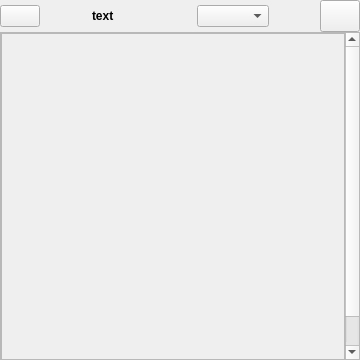
<?xml version="1.0" encoding="UTF-8"?>
<ui version="4.0">
 <class>top_widget</class>
 <widget class="QWidget" name="top_widget">
  <property name="enabled">
   <bool>true</bool>
  </property>
  <property name="geometry">
   <rect>
    <x>0</x>
    <y>0</y>
    <width>360</width>
    <height>360</height>
   </rect>
  </property>
  <property name="sizePolicy">
   <sizepolicy hsizetype="Preferred" vsizetype="Minimum">
    <horstretch>0</horstretch>
    <verstretch>0</verstretch>
   </sizepolicy>
  </property>
  <property name="maximumSize">
   <size>
    <width>16777215</width>
    <height>16777215</height>
   </size>
  </property>
  <property name="windowTitle">
   <string>Form</string>
  </property>
  <layout class="QVBoxLayout" name="verticalLayout">
   <property name="spacing">
    <number>0</number>
   </property>
   <property name="leftMargin">
    <number>0</number>
   </property>
   <property name="topMargin">
    <number>0</number>
   </property>
   <property name="rightMargin">
    <number>0</number>
   </property>
   <property name="bottomMargin">
    <number>0</number>
   </property>
   <item>
    <widget class="QWidget" name="top_horizontal_widget" native="true">
     <property name="sizePolicy">
      <sizepolicy hsizetype="Expanding" vsizetype="Minimum">
       <horstretch>0</horstretch>
       <verstretch>0</verstretch>
      </sizepolicy>
     </property>
     <property name="minimumSize">
      <size>
       <width>180</width>
       <height>32</height>
      </size>
     </property>
     <property name="maximumSize">
      <size>
       <width>16777215</width>
       <height>16777215</height>
      </size>
     </property>
     <layout class="QHBoxLayout" name="top_layout">
      <property name="leftMargin">
       <number>0</number>
      </property>
      <property name="topMargin">
       <number>0</number>
      </property>
      <property name="rightMargin">
       <number>0</number>
      </property>
      <property name="bottomMargin">
       <number>0</number>
      </property>
      <item alignment="Qt::AlignLeft">
       <widget class="QPushButton" name="expand_collapse_button">
        <property name="text">
         <string/>
        </property>
       </widget>
      </item>
      <item alignment="Qt::AlignLeft">
       <widget class="QLabel" name="label_param_name">
        <property name="sizePolicy">
         <sizepolicy hsizetype="Expanding" vsizetype="Fixed">
          <horstretch>0</horstretch>
          <verstretch>0</verstretch>
         </sizepolicy>
        </property>
        <property name="minimumSize">
         <size>
          <width>0</width>
          <height>32</height>
         </size>
        </property>
        <property name="maximumSize">
         <size>
          <width>16777215</width>
          <height>32</height>
         </size>
        </property>
        <property name="font">
         <font>
          <bold>true</bold>
         </font>
        </property>
        <property name="text">
         <string>text</string>
        </property>
       </widget>
      </item>
      <item alignment="Qt::AlignRight">
       <widget class="QComboBox" name="type_comboBox">
        <property name="sizePolicy">
         <sizepolicy hsizetype="Expanding" vsizetype="Fixed">
          <horstretch>0</horstretch>
          <verstretch>0</verstretch>
         </sizepolicy>
        </property>
        <property name="minimumSize">
         <size>
          <width>0</width>
          <height>0</height>
         </size>
        </property>
        <property name="maximumSize">
         <size>
          <width>16777215</width>
          <height>16777215</height>
         </size>
        </property>
       </widget>
      </item>
      <item alignment="Qt::AlignRight">
       <widget class="QPushButton" name="remove_btn">
        <property name="sizePolicy">
         <sizepolicy hsizetype="Minimum" vsizetype="Minimum">
          <horstretch>0</horstretch>
          <verstretch>0</verstretch>
         </sizepolicy>
        </property>
        <property name="minimumSize">
         <size>
          <width>0</width>
          <height>0</height>
         </size>
        </property>
        <property name="maximumSize">
         <size>
          <width>16777215</width>
          <height>16777215</height>
         </size>
        </property>
        <property name="text">
         <string/>
        </property>
       </widget>
      </item>
     </layout>
    </widget>
   </item>
   <item>
    <widget class="QWidget" name="list_widget" native="true">
     <property name="sizePolicy">
      <sizepolicy hsizetype="Preferred" vsizetype="Expanding">
       <horstretch>0</horstretch>
       <verstretch>0</verstretch>
      </sizepolicy>
     </property>
     <layout class="QVBoxLayout" name="verticalLayout_2">
      <property name="spacing">
       <number>6</number>
      </property>
      <property name="leftMargin">
       <number>0</number>
      </property>
      <property name="topMargin">
       <number>0</number>
      </property>
      <property name="rightMargin">
       <number>0</number>
      </property>
      <property name="bottomMargin">
       <number>0</number>
      </property>
      <item>
       <widget class="QScrollArea" name="scroll_area">
        <property name="widgetResizable">
         <bool>true</bool>
        </property>
        <widget class="QWidget" name="list_content_widget">
         <property name="geometry">
          <rect>
           <x>0</x>
           <y>0</y>
           <width>344</width>
           <height>360</height>
          </rect>
         </property>
         <property name="sizePolicy">
          <sizepolicy hsizetype="Preferred" vsizetype="Expanding">
           <horstretch>0</horstretch>
           <verstretch>0</verstretch>
          </sizepolicy>
         </property>
         <layout class="QVBoxLayout" name="inputLayout">
          <property name="spacing">
           <number>0</number>
          </property>
          <property name="leftMargin">
           <number>0</number>
          </property>
          <property name="topMargin">
           <number>0</number>
          </property>
          <property name="rightMargin">
           <number>0</number>
          </property>
          <property name="bottomMargin">
           <number>0</number>
          </property>
          <item>
           <widget class="QFrame" name="list_content_frame_widget">
            <property name="minimumSize">
             <size>
              <width>0</width>
              <height>360</height>
             </size>
            </property>
            <property name="frameShape">
             <enum>QFrame::StyledPanel</enum>
            </property>
            <property name="frameShadow">
             <enum>QFrame::Raised</enum>
            </property>
            <layout class="QVBoxLayout" name="verticalLayout_3">
             <item>
              <spacer name="verticalSpacer">
               <property name="orientation">
                <enum>Qt::Vertical</enum>
               </property>
               <property name="sizeHint" stdset="0">
                <size>
                 <width>20</width>
                 <height>273</height>
                </size>
               </property>
              </spacer>
             </item>
             <item alignment="Qt::AlignHCenter">
              <widget class="QPushButton" name="add_to_list_button">
               <property name="sizePolicy">
                <sizepolicy hsizetype="Minimum" vsizetype="Fixed">
                 <horstretch>0</horstretch>
                 <verstretch>0</verstretch>
                </sizepolicy>
               </property>
               <property name="text">
                <string>Add</string>
               </property>
              </widget>
             </item>
            </layout>
           </widget>
          </item>
         </layout>
        </widget>
       </widget>
      </item>
     </layout>
    </widget>
   </item>
  </layout>
 </widget>
 <resources/>
 <connections/>
</ui>
